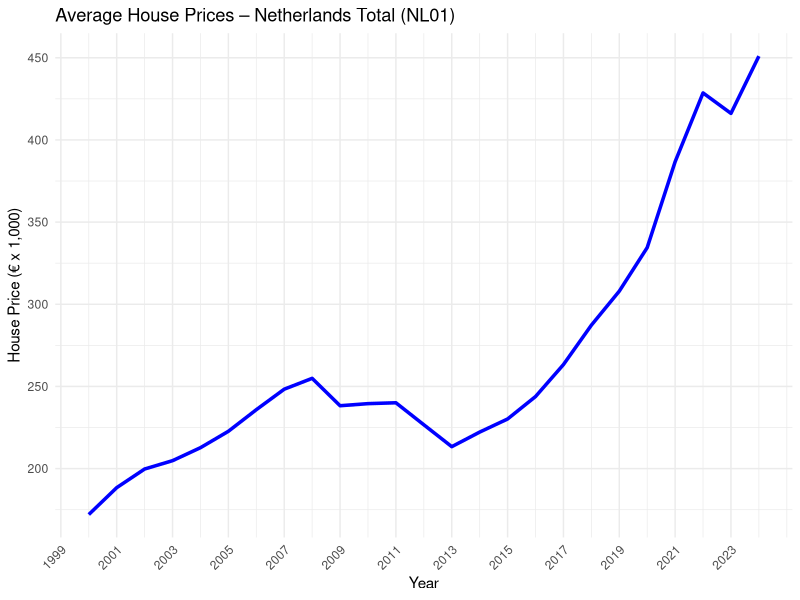
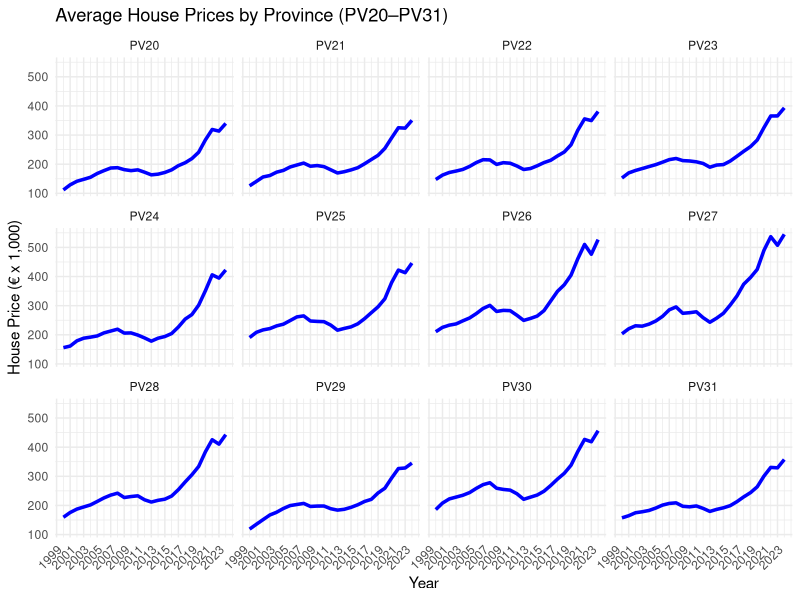

These charts were generated, in order, by the following R code:
install.packages("tidyverse")
install.packages("scales")

library(tidyverse)
library(scales)

# Load datasets
df1 <- read_delim("71488ned_UntypedDataSet_05062025_175816.csv", delim = ";", show_col_types = FALSE)
df2 <- read_delim("83625NED_UntypedDataSet_05062025_101716.csv", delim = ";", show_col_types = FALSE)

# Preview structure and sample rows
cat("\n---- DF1 (Population) ----\n")
glimpse(df1)
print(head(df1, 10))

cat("\n---- DF2 (House Prices) ----\n")
glimpse(df2)
print(head(df2, 10))

# Pre-merge cleaning: align keys only
df1 <- df1 %>%
  mutate(
    RegioS = str_trim(tolower(RegioS)),
    Perioden = str_trim(tolower(Perioden))
  )

df2 <- df2 %>%
  mutate(
    RegioS = str_trim(tolower(RegioS)),
    Perioden = str_trim(tolower(Perioden))
  )

# Merge on common keys
merged_df <- inner_join(df1, df2, by = c("RegioS", "Perioden"))

# Post-merge cleaning: parse numbers
merged_df <- merged_df %>%
  mutate(
    TotaalPersonenInHuishoudens_1 = parse_number(TotaalPersonenInHuishoudens_1),
    Alleenstaand_4 = parse_number(Alleenstaand_4),
    TotaalSamenwonendePersonen_5 = parse_number(TotaalSamenwonendePersonen_5),
    GemiddeldeVerkoopprijs_1 = parse_number(GemiddeldeVerkoopprijs_1)
  )

# Print merged data preview
cat("\n---- MERGED_DF (Population And Housing Prices) ----\n")
glimpse(merged_df)
print(head(merged_df, 10))

# =========================
# Plot 1: National level (NL01)
# =========================
p1 <- merged_df %>%
  filter(RegioS == "nl01", str_detect(Perioden, "^\\d{4}jj00$")) %>%
  mutate(Jaar = as.integer(str_sub(Perioden, 1, 4))) %>%
  ggplot(aes(x = Jaar, y = GemiddeldeVerkoopprijs_1 / 1000)) +
  geom_line(color = "blue", linewidth = 1.2) +
  scale_y_continuous(name = "House Price (€ x 1,000)") +
  scale_x_continuous(breaks = seq(1995, 2024, 2)) +
  labs(
    title = "Average House Prices – Netherlands Total (NL01)",
    x = "Year"
  ) +
  theme_minimal() +
  theme(axis.text.x = element_text(angle = 45, hjust = 1))

print(p1)

# =========================
# Plot 2: Provinces PV20–PV31
# =========================
p2 <- merged_df %>%
  filter(str_detect(RegioS, "^pv[2-3][0-9]$"), str_detect(Perioden, "^\\d{4}jj00$")) %>%
  mutate(
    Jaar = as.integer(str_sub(Perioden, 1, 4)),
    RegioS = toupper(RegioS)
  ) %>%
  ggplot(aes(x = Jaar, y = GemiddeldeVerkoopprijs_1 / 1000)) +
  geom_line(color = "blue", linewidth = 1.2) +
  scale_y_continuous(name = "House Price (€ x 1,000)") +
  scale_x_continuous(breaks = seq(1995, 2024, 2)) +
  labs(
    title = "Average House Prices by Province (PV20–PV31)",
    x = "Year"
  ) +
  facet_wrap(~ RegioS) +
  theme_minimal() +
  theme(axis.text.x = element_text(angle = 45, hjust = 1))

print(p2)
